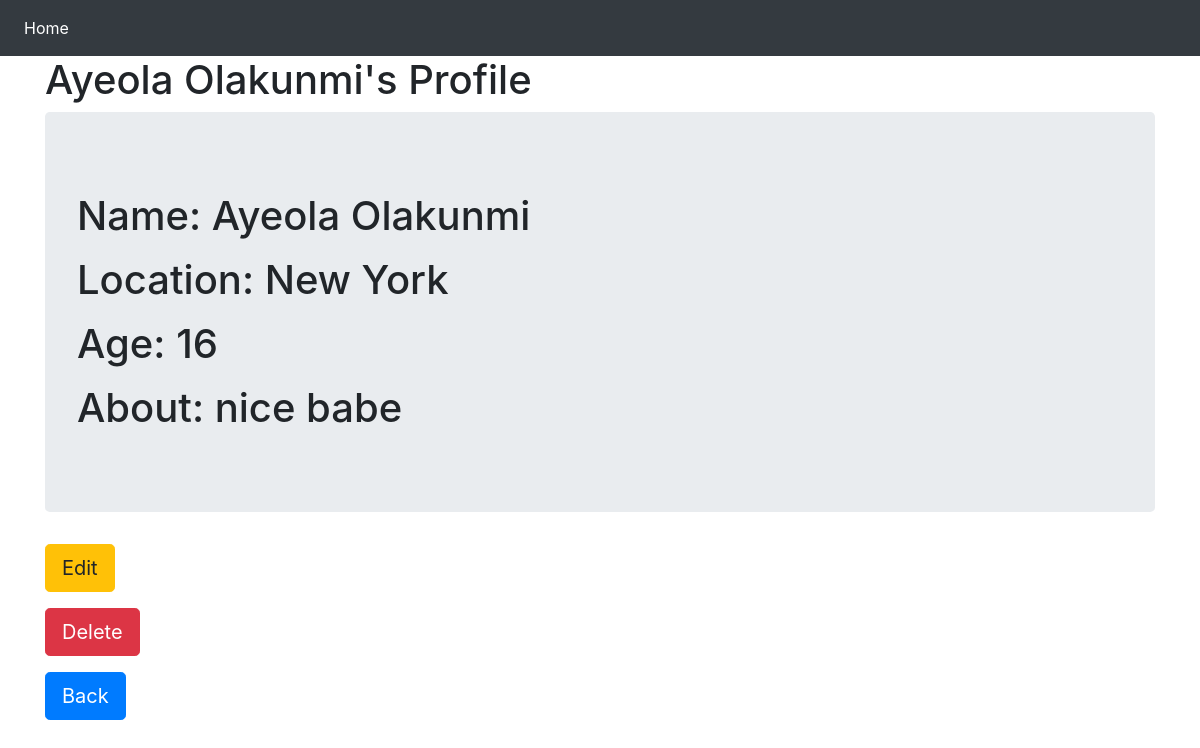
/detail/4/, run on the app's committed database.
### basic_app/models.py (models this page shows, shortened)
class Profile(models.Model):
	name =  models.CharField(max_length=123, null=True)
	location = models.CharField(max_length=123, null=True)
	age = models.PositiveIntegerField()
	text_field = models.TextField()

### basic_app/views.py (the view)
# urls.py: path('detail/<int:pk>/', views.ProfileDetail.as_view(), name='detail'),
class ProfileDetail(DetailView):
	model = Profile

### basic_app/templates/basic_app/profile_detail.html
{% extends 'basic_app/base.html' %}
{% block content %}
<h1>{{profile.name}}'s Profile</h1>
<div class="jumbotron">
		<p><h1>Name: {{profile.name}}</h1></p>
		<p><h1>Location: {{profile.location}}</h1></p>
		<p><h1>Age: {{profile.age}}</h1></p>
		<p><h1>About: {{profile.text_field}}</h1></p>
</div>
<p>
	<a class="btn btn-warning btn-lg" href="{% url 'basic_app:update' profile.id %}">Edit</a>
</p>
<p>
	<a class="btn btn-danger btn-lg" href="{% url 'basic_app:delete' profile.id %}">Delete</a>
</p>
<p>
	<a class="btn btn-primary btn-lg" href="{% url 'basic_app:list' %}">Back</a>
</p>
{% endblock content %}

### data on the page
Profile: name "Ayeola Olakunmi", location "New York", age "16", text_field "nice babe"
